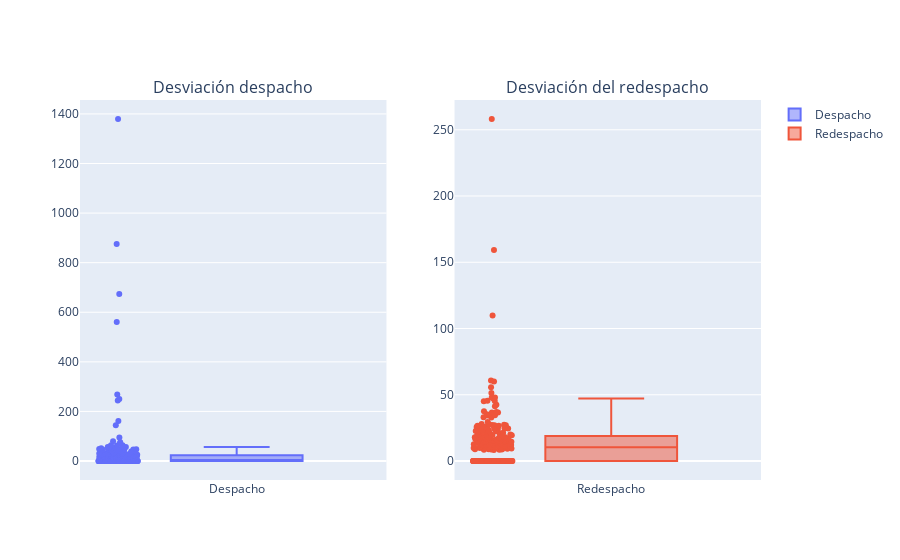

Source (notebook cell):
### Code cell
# Crear la figura con subplots
fig = make_subplots(rows=1, cols=2, subplot_titles=("Desviación despacho", "Desviación del redespacho"))

# Agregar el diagrama de bigotes para el primer DataFrame
fig.add_trace(
    go.Box(y=percentage_desv_desp_penalty[COL_UNIFIED], name="Despacho", boxpoints='all', jitter=0.3, pointpos=-1.8),
    row=1, col=1
)

# Agregar el diagrama de bigotes para el segundo DataFrame
fig.add_trace(
    go.Box(y=percentage_desv_redesp_penalty[COL_UNIFIED], name="Redespacho", boxpoints='all', jitter=0.3, pointpos=-1.8),
    row=1, col=2
)

### Figure 1 — Plotly figure (JSON) as saved in the notebook; plotly's stock layout.template omitted (floating-point values rounded to 4 significant figures; data arrays with more than 128 entries replaced by an {"elided": "..."} marker saying what was removed)
{"data": [{"boxpoints": "all", "jitter": 0.3, "name": "Despacho", "pointpos": -1.8, "type": "box", "xaxis": "x", "y": {"elided": "236 float values"}, "yaxis": "y"}, {"boxpoints": "all", "jitter": 0.3, "name": "Redespacho", "pointpos": -1.8, "type": "box", "xaxis": "x2", "y": {"elided": "238 float values"}, "yaxis": "y2"}], "layout": {"annotations": [{"font": {"size": 16}, "showarrow": false, "text": "Desviación despacho", "x": 0.225, "xanchor": "center", "xref": "paper", "y": 1, "yanchor": "bottom", "yref": "paper"}, {"font": {"size": 16}, "showarrow": false, "text": "Desviación del redespacho", "x": 0.775, "xanchor": "center", "xref": "paper", "y": 1, "yanchor": "bottom", "yref": "paper"}], "xaxis": {"anchor": "y", "domain": [0, 0.45]}, "xaxis2": {"anchor": "y2", "domain": [0.55, 1]}, "yaxis": {"anchor": "x", "domain": [0, 1]}, "yaxis2": {"anchor": "x2", "domain": [0, 1]}}}
